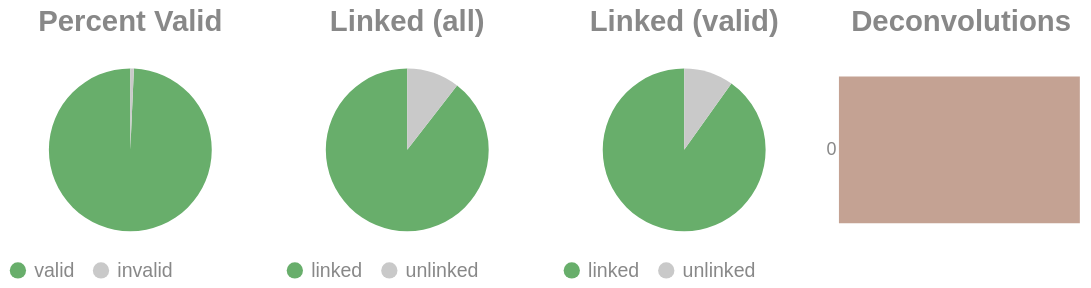

Notebook source saved alongside this figure:
### Code cell
if SKIPLR:
    pass
else:
    clash = Counter()
    for i in valids['molecule'].to_list():
        _mol = i.split("-")
        if len(_mol) == 1:
            clash.update('0')
        else:
            clash.update(_mol[-1])

    _d = {"deconvolutions": [], 'count': []}
    for k,v in clash.items():
        _d['deconvolutions'].append(k)
        _d['count'].append(v)

    tot_valid = valids['reads'].sum()
    mask = valids['reads'] >= 2
    n_linked_reads = valids.filter(mask)['reads'].sum()
    if n_linked_reads == 0:
        print_html("No linked molecules (>=2 reads) were detected; skipping linked-only distributions.")
        SKIPLR = True
    else:
        perc_valid = round(tot_valid / n_reads, 4)
        linked_perc_abs = round(n_linked_reads / n_reads, 4)
        linked_perc = round(n_linked_reads / tot_valid, 4)

    _valid = pl.DataFrame({"valids": ['valid', 'invalid'], "count": [tot_valid, n_reads - tot_valid]})
    _linked_abs = pl.DataFrame({"linked (absolute)": ['linked', 'unlinked'], "count": [n_linked_reads, n_reads - n_linked_reads]})
    _linked_rel = pl.DataFrame({"linked (valids)": ['linked', 'unlinked'], "count": [n_linked_reads, tot_valid - n_linked_reads]})

    (
        alt.hconcat(
            piechart(_valid, goodval = 'valid', title = "Percent Valid"),
            piechart(_linked_abs, goodval = "linked", title =  "Linked (all)"),
            piechart(_linked_rel, goodval = "linked", title =  "Linked (valid)"),
            convolutionbar(pl.DataFrame(_d), title = "Deconvolutions"),
            center = True,
            bounds = 'flush'
        )
        .resolve_scale(color='independent')
        .resolve_legend('independent')
        .properties(usermeta={'embedOptions': {"actions": False}})
    ).display()

### Figure 1 — Vega-Lite specification as saved in the notebook (floating-point values rounded to 4 significant figures)
{"width": "container", "height": 400, "config": {"title": {"anchor": "start", "dy": -15, "fontSize": 18, "color": "#888888", "subtitleColor": "#888888", "subtitleFontSize": 14}, "arc": {"fill": "#0072B2"}, "axis": {"domainColor": "#888888", "domainWidth": 0.5, "gridWidth": 0.2, "grid": false, "titleFontWeight": 400, "titleFontSize": 15, "labelFontSize": 11, "labelColor": "#888888", "tickColor": "#888888", "tickWidth": 0.2, "titleColor": "#888888"}, "axisBand": {"grid": false}, "axisX": {"grid": true, "tickSize": 10, "domainCap": "round"}, "axisY": {"domain": false, "grid": true, "tickSize": 0, "domainCap": "round"}, "background": "transparent", "header": {"labelFontSize": 15, "labelColor": "#888888", "titleFontSize": 15, "titleFontWeight": 600, "titleColor": "#888888"}, "legend": {"labelFont": "sans-serif", "labelFontSize": 12, "labelColor": "#888888", "symbolSize": 100, "symbolType": "circle", "titleFontSize": 12, "titlePadding": 10, "titleColor": "#888888", "title": null}, "range": {"category": ["#E69F00", "#56B4E9", "#009E73", "#F0E442", "#0072B2", "#D55E00", "#CC79A7", "#000000"], "diverging": ["#cfe8f3", "#a2d4ec", "#73bfe2", "#46abdb", "#1696d2", "#12719e"]}, "area": {"fill": "#0072B2", "fillOpacity": 0.7, "line": true, "strokeOpacity": 0.7}, "line": {"color": "#0072B2", "stroke": "#0072B2", "strokeWidth": 2}, "trail": {"color": "#0072B2", "stroke": "#0072B2", "strokeWidth": 0, "size": 1}, "point": {"filled": true, "fillOpacity": 1.0, "size": 95}, "text": {"color": "#888888", "fontSize": 11, "align": "right", "fontWeight": 400, "size": 11}, "bar": {"fill": "#0072B2", "stroke": null}, "view": {"stroke": null, "continuousWidth": 660, "continuousHeight": 400}}, "hconcat": [{"data": {"name": "data-cb4723f8a65f9db1a44da56c97cae2dd"}, "mark": {"type": "arc"}, "encoding": {"color": {"field": "valids", "legend": {"orient": "bottom", "title": null}, "scale": {"domain": ["valid", "invalid"], "range": ["#68ae6b", "#C9C9C9"]}, "title": "Valids", "type": "nominal"}, "theta": {"field": "count", "type": "quantitative"}, "tooltip": [{"field": "valids", "title": "Valids", "type": "ordinal"}, {"field": "percent", "format": ".2%", "title": "Percent", "type": "quantitative"}, {"field": "count", "title": "Count", "type": "quantitative"}]}, "height": 100, "title": {"text": "Percent Valid", "align": "center", "anchor": "middle"}, "transform": [{"calculate": "datum.count / 13783012", "as": "percent"}], "width": 150}, {"data": {"name": "data-11821c1d1b1411622bc105ebbef2b898"}, "mark": {"type": "arc"}, "encoding": {"color": {"field": "linked (absolute)", "legend": {"orient": "bottom", "title": null}, "scale": {"domain": ["linked", "unlinked"], "range": ["#68ae6b", "#C9C9C9"]}, "title": "Linked (Absolute)", "type": "nominal"}, "theta": {"field": "count", "type": "quantitative"}, "tooltip": [{"field": "linked (absolute)", "title": "Linked (Absolute)", "type": "ordinal"}, {"field": "percent", "format": ".2%", "title": "Percent", "type": "quantitative"}, {"field": "count", "title": "Count", "type": "quantitative"}]}, "height": 100, "title": {"text": "Linked (all)", "align": "center", "anchor": "middle"}, "transform": [{"calculate": "datum.count / 13783012", "as": "percent"}], "width": 150}, {"data": {"name": "data-f90ba8e92ad17b0fa13c57d1a22d28b2"}, "mark": {"type": "arc"}, "encoding": {"color": {"field": "linked (valids)", "legend": {"orient": "bottom", "title": null}, "scale": {"domain": ["linked", "unlinked"], "range": ["#68ae6b", "#C9C9C9"]}, "title": "Linked (Valids)", "type": "nominal"}, "theta": {"field": "count", "type": "quantitative"}, "tooltip": [{"field": "linked (valids)", "title": "Linked (Valids)", "type": "ordinal"}, {"field": "percent", "format": ".2%", "title": "Percent", "type": "quantitative"}, {"field": "count", "title": "Count", "type": "quantitative"}]}, "height": 100, "title": {"text": "Linked (valid)", "align": "center", "anchor": "middle"}, "transform": [{"calculate": "datum.count / 13686055", "as": "percent"}], "width": 150}, {"data": {"name": "data-abefdea819cc3558939052a94d0d7bb0"}, "mark": {"type": "bar"}, "encoding": {"color": {"field": "deconvolutions", "legend": null, "scale": {"scheme": "lightgreyred"}, "type": "nominal"}, "tooltip": [{"field": "deconvolutions", "title": "Deconvolutions", "type": "ordinal"}, {"field": "percent", "format": ".2%", "title": "Percent", "type": "quantitative"}, {"field": "count", "title": "Count", "type": "quantitative"}], "x": {"axis": null, "field": "count", "type": "quantitative"}, "y": {"field": "deconvolutions", "sort": "ascending", "title": null, "type": "nominal"}}, "height": 100, "title": {"text": "Deconvolutions", "align": "center", "anchor": "middle"}, "transform": [{"calculate": "datum.count / 2957792", "as": "percent"}], "width": 150}], "bounds": "flush", "center": true, "resolve": {"legend": {"angle": "independent"}, "scale": {"color": "independent"}}, "usermeta": {"embedOptions": {"actions": false}}, "$schema": "https://vega.github.io/schema/vega-lite/v6.1.0.json", "datasets": {"data-cb4723f8a65f9db1a44da56c97cae2dd": [{"valids": "valid", "count": 13686055}, {"valids": "invalid", "count": 96957}], "data-11821c1d1b1411622bc105ebbef2b898": [{"linked (absolute)": "linked", "count": 12338837}, {"linked (absolute)": "unlinked", "count": 1444175}], "data-f90ba8e92ad17b0fa13c57d1a22d28b2": [{"linked (valids)": "linked", "count": 12338837}, {"linked (valids)": "unlinked", "count": 1347218}], "data-abefdea819cc3558939052a94d0d7bb0": [{"deconvolutions": "0", "count": 2957792}]}}
